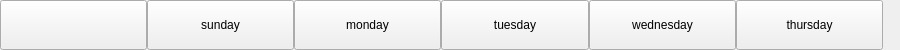
                        <widget class="QWidget" name="top_bar" native="true">
                         <property name="minimumSize">
                          <size>
                           <width>900</width>
                           <height>50</height>
                          </size>
                         </property>
                         <property name="maximumSize">
                          <size>
                           <width>9000</width>
                           <height>50</height>
                          </size>
                         </property>
                         <layout class="QHBoxLayout" name="horizontalLayout_5">
                          <property name="spacing">
                           <number>0</number>
                          </property>
                          <property name="leftMargin">
                           <number>0</number>
                          </property>
                          <property name="topMargin">
                           <number>0</number>
                          </property>
                          <property name="rightMargin">
                           <number>17</number>
                          </property>
                          <property name="bottomMargin">
                           <number>0</number>
                          </property>
                          <item>
                           <widget class="QPushButton" name="pushButton">
                            <property name="minimumSize">
                             <size>
                              <width>0</width>
                              <height>50</height>
                             </size>
                            </property>
                            <property name="text">
                             <string/>
                            </property>
                           </widget>
                          </item>
                          <item>
                           <widget class="QPushButton" name="pushButton_9">
                            <property name="sizePolicy">
                             <sizepolicy hsizetype="Minimum" vsizetype="Expanding">
                              <horstretch>0</horstretch>
                              <verstretch>0</verstretch>
                             </sizepolicy>
                            </property>
                            <property name="minimumSize">
                             <size>
                              <width>0</width>
                              <height>0</height>
                             </size>
                            </property>
                            <property name="text">
                             <string>sunday</string>
                            </property>
                           </widget>
                          </item>
                          <item>
                           <widget class="QPushButton" name="pushButton_10">
                            <property name="sizePolicy">
                             <sizepolicy hsizetype="Minimum" vsizetype="Expanding">
                              <horstretch>0</horstretch>
                              <verstretch>0</verstretch>
                             </sizepolicy>
                            </property>
                            <property name="minimumSize">
                             <size>
                              <width>0</width>
                              <height>0</height>
                             </size>
                            </property>
                            <property name="maximumSize">
                             <size>
                              <width>1000</width>
                              <height>16777215</height>
                             </size>
                            </property>
                            <property name="text">
                             <string>monday</string>
                            </property>
                           </widget>
                          </item>
                          <item>
                           <widget class="QPushButton" name="pushButton_11">
                            <property name="sizePolicy">
                             <sizepolicy hsizetype="Minimum" vsizetype="Expanding">
                              <horstretch>0</horstretch>
                              <verstretch>0</verstretch>
                             </sizepolicy>
                            </property>
                            <property name="maximumSize">
                             <size>
                              <width>10000</width>
                              <height>16777215</height>
                             </size>
                            </property>
                            <property name="text">
                             <string>tuesday</string>
                            </property>
                           </widget>
                          </item>
                          <item>
                           <widget class="QPushButton" name="pushButton_12">
                            <property name="sizePolicy">
                             <sizepolicy hsizetype="Minimum" vsizetype="Expanding">
                              <horstretch>0</horstretch>
                              <verstretch>0</verstretch>
                             </sizepolicy>
                            </property>
                            <property name="maximumSize">
                             <size>
                              <width>1000</width>
                              <height>16777215</height>
                             </size>
                            </property>
                            <property name="text">
                             <string>wednesday</string>
                            </property>
                           </widget>
                          </item>
                          <item>
                           <widget class="QPushButton" name="pushButton_13">
                            <property name="sizePolicy">
                             <sizepolicy hsizetype="Minimum" vsizetype="Expanding">
                              <horstretch>0</horstretch>
                              <verstretch>0</verstretch>
                             </sizepolicy>
                            </property>
                            <property name="text">
                             <string>thursday</string>
                            </property>
                           </widget>
                          </item>
                         </layout>
                        </widget>
